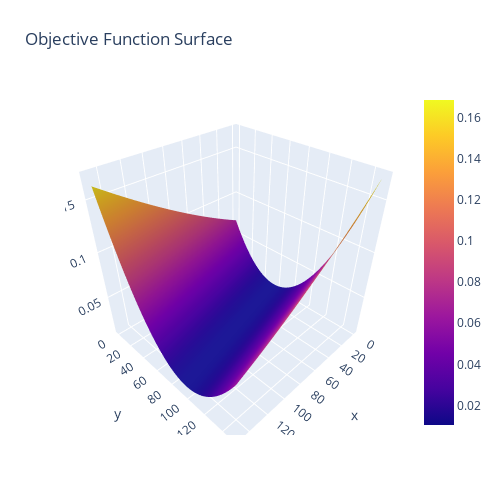

Notebook code for this chart:
### Code cell
'''Plot the objective function around the minimum'''
#!pip install plotly

(x_vec, y_vec, z_mtrx) = objective_function_data

import plotly
import plotly.graph_objs as go

plotly.offline.init_notebook_mode(connected=True)

data = [ go.Surface(z=z_mtrx) ]
layout = go.Layout(
        title='Objective Function Surface',
        autosize=False,
        width=500,
        height=500,
        margin=dict(
            l=65,
            r=50,
            b=65,
            t=90
        )
    )

plotly.offline.iplot({
    "data": data,
    "layout": layout
})

### Figure 1 — Plotly figure (JSON) as saved in the notebook; plotly's stock layout.template omitted (floating-point values rounded to 4 significant figures; data arrays with more than 128 entries replaced by an {"elided": "..."} marker saying what was removed)
{"data": [{"type": "surface", "z": {"elided": "150x150 float values"}}], "layout": {"autosize": false, "height": 500, "margin": {"b": 65, "l": 65, "r": 50, "t": 90}, "title": {"text": "Objective Function Surface"}, "width": 500}}
